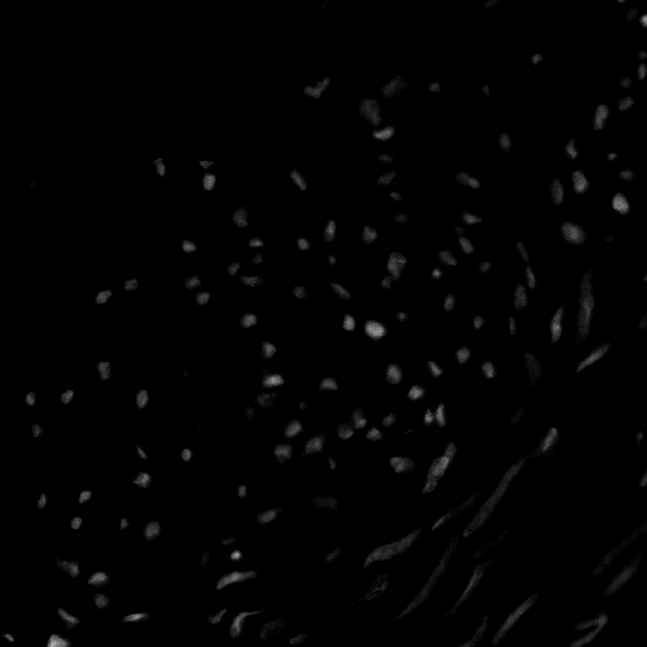
#> input picture Lab03 - Histogram Equalization/im_cells.png, 647 x 647 px
$ jupyter execute Lab03_hist.ipynb
#> lines starting #> are read from the running program, lines starting #| are printed output that depends on the picture; after the words box and inside, x2 and y2 are one past the last pixel; in counts of white or black regions, pixels touching at a corner belong together; long printed decimals are rounded
**Prática de Histogramas**

1)
- Produza a imagem ‘negativa’ do arquivo ‘im_cells.png’
- Com a imagem negativa, produza a imagem original novamente.
- Mostre lado a lado a imagem original e a negativa. Em qual deles os objetos presentes na imagem são melhor percebidos? Justifique.
- Aplique a imagem uma função logarítmica.

[cell 1]
# code here
import cv2
import numpy as np
import matplotlib.pyplot as plt

img_original = cv2.imread("im_cells.png", cv2.IMREAD_GRAYSCALE)
#> img_original is the input picture: shape (647, 647); min 0, max 188, mean 2.4

plt.subplot(2, 2, 1)
plt.imshow(img_original, cmap='gray', vmin=0, vmax=255)
plt.title("Imagem Original")
plt.show()

img_negativa = (255 - img_original)
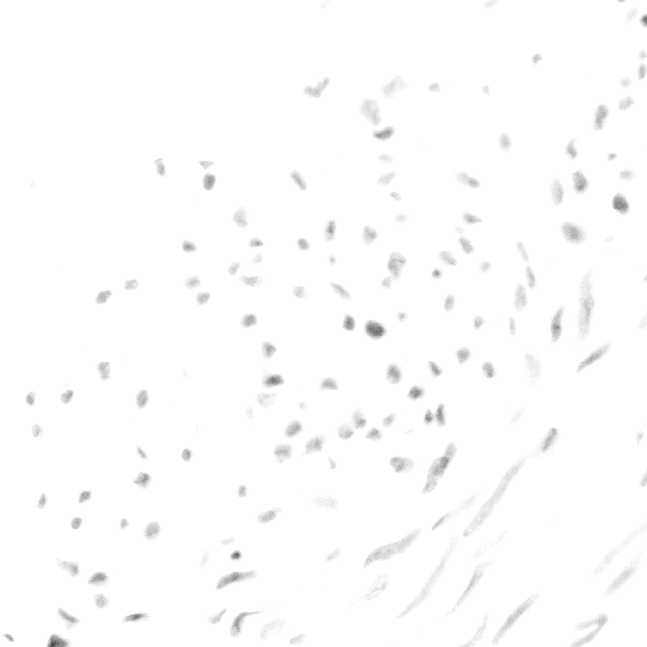
#> img_negativa: shape (647, 647); min 67, max 255, mean 252.6
img_original = (255 - img_negativa)

plt.subplot(2, 2, 2)
plt.imshow(img_negativa, cmap='gray', vmin=0, vmax=255)
plt.title("Imagem Negativa")
plt.show()

plt.imshow(img_original, cmap='gray', vmin=0, vmax=255)
plt.title("Imagem Original Recriada")
plt.show()

print("A imagem Negativa apresenta melhor visualizacao, pois na imagem original alguns pixels cinza escuro comecam a se misturar com o fundo preto.")

c = 255 / np.log(1 + np.max(img_original))
#> c = 48.65
img_logaritmica = 100 * (np.log(img_original + 1))
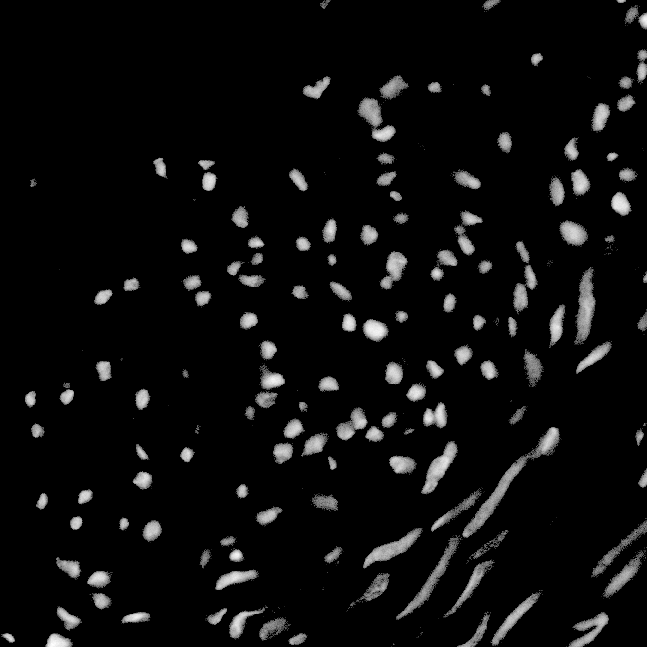
#> img_logaritmica: shape (647, 647) float16; min 0, max 524, mean 27.1; drawn with min black and max white

log_image = np.array(img_logaritmica, dtype = np.uint8)
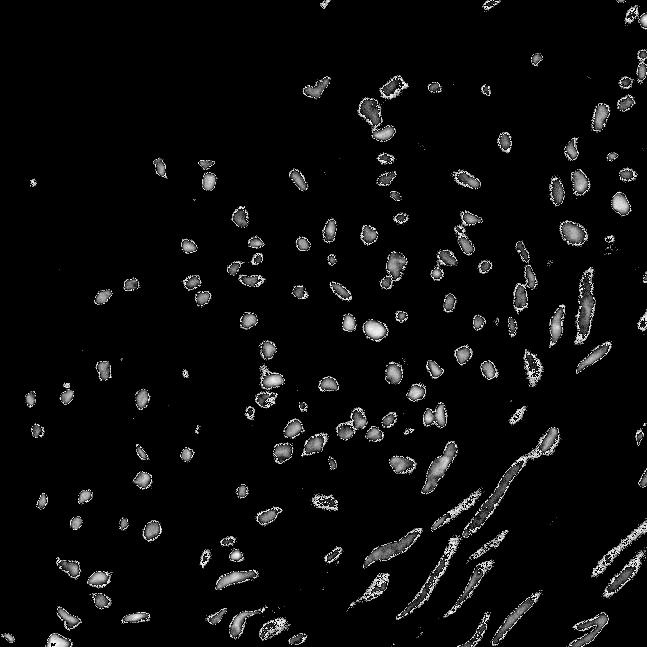
#> log_image: shape (647, 647); min 0, max 254, mean 11.4

plt.imshow(log_image, cmap='gray', vmin=0, vmax=255)
plt.title("Imagem Log")
plt.show()

[cell 2]
'''
Equalizar uma imagem - Ajustar a distribuicao de intensidade de pixel para ter uma imagem mais uniforme e com contrastes melhores
Equalizar - indica a probabilidade acumulada de que um pixel na imagem tenha uma intensidade menor ou igual a um determinado valor x. Calculada através do histograma
img original -> histograma -> imagem equalizada

https://docs.opencv.org/4.x/d1/db7/tutorial_py_histogram_begins.html
https://lazymodellingcrew.com/post/post_10_intro-to-histogram_ta/
https://www.geeksforgeeks.org/how-to-calculate-and-plot-a-cumulative-distribution-function-with-matplotlib-in-python/
'''

[cell 3]
# code here
import cv2
import numpy as np
from matplotlib import pyplot as plt

# Carrega a imagem
#img = cv2.imread('pout.tif', 0)
img_original = cv2.imread('pout.tif', cv2.IMREAD_GRAYSCALE)
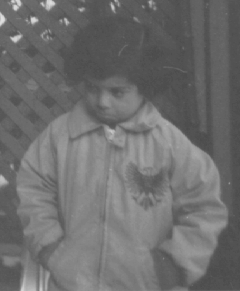
#> input picture Lab03 - Histogram Equalization/pout.tif, 240 x 291 px
#> img_original is the input picture: shape (291, 240); min 74, max 224, mean 110.3

# Mostra o histograma da imagem original
# Syntax: cv2.calcHist(images, channels, mask, histSize, ranges[, hist[, accumulate]])
histograma_img_original = cv2.calcHist([img_original],[0],None,[256],[0,256])
#> histograma_img_original = 256 values, max 3628 at index 82, min 0 at index 0, mean 272.8
plt.title('Histograma da imagem pout.tif')
plt.figure(1)
plt.plot(histograma_img_original)

# Equaliza a imagem
img_equalizada = cv2.equalizeHist(img_original)
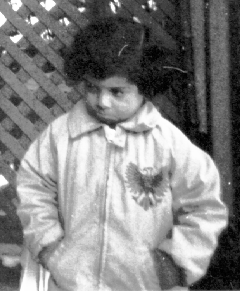
#> img_equalizada: shape (291, 240); min 0, max 255, mean 130.4

# Mostra o histograma da imagem equalizada
histograma_img_equalizada = cv2.calcHist([img_equalizada],[0],None,[256],[0,256])
#> histograma_img_equalizada = 256 values, max 3628 at index 25, min 0 at index 1, mean 272.8
plt.title('Histograma da Imagem Equalizada')
plt.figure(2)
plt.plot(histograma_img_equalizada)

# cumsum() faz a soma cumulativa do histograma
# A divisao pela soma normaliza para que os valores sejam entre 0 e 1
# distribuição acumulada calcula a probabilidade acumulada para um determinado valor x
distri_acumulada_img_original = histograma_img_original.cumsum() / histograma_img_original.sum()
#> distri_acumulada_img_original = 256 values from 0 to 1
distri_acumulada_img_equalizada = histograma_img_equalizada.cumsum() / histograma_img_equalizada.sum()
#> distri_acumulada_img_equalizada = 256 values from 0.000573 to 1

plt.figure(3)
plt.plot(distri_acumulada_img_original, color='b')
plt.plot(distri_acumulada_img_equalizada, color='r')

plt.figure(4)
plt.imshow(img_original, cmap='gray', vmin=0, vmax=255)
plt.title("Imagem Normal")
plt.show()
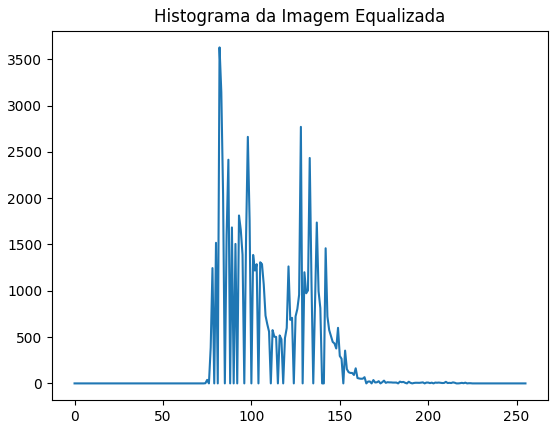
#> figure drawn by matplotlib, 1 panel; curve peaks at x = 82, y = 3628
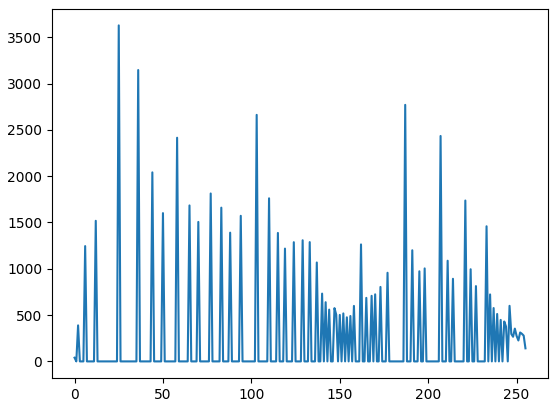
#> figure drawn by matplotlib, 1 panel; curve peaks at x = 25, y = 3628
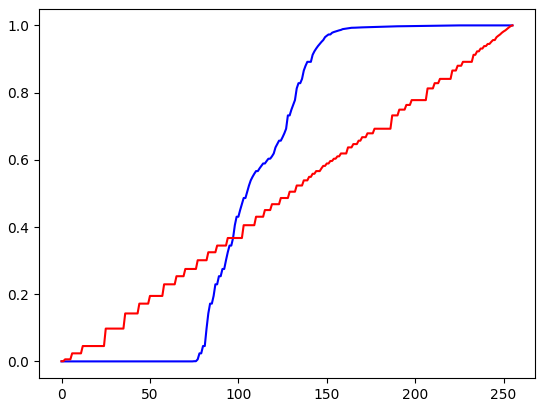
#> figure drawn by matplotlib, 1 panel; curve peaks at x = 224, y = 1; curve peaks at x = 255, y = 1

plt.figure(5)
plt.imshow(img_equalizada, cmap='gray', vmin=0, vmax=255)
plt.title("Imagem Equalizada")
plt.show()

3) *Implemente* o algoritmo de equalização de histograma e aplique a imagem ‘imcells.png’. Use o mínimos de laços for - tente realizar operações diretas com matrizes e vetores do numpy
- Aplique o mesmo algortimo 2x na mesma imagem e compare os resultados

[cell 4]
import cv2
import numpy as np
import matplotlib.pyplot as plt
import sys

img_original = cv2.imread('im_cells.png', cv2.IMREAD_GRAYSCALE)

# histograma
histograma_img_original = cv2.calcHist([img_original],[0],None,[256],[0,256])
#> histograma_img_original = 256 values, max 378408 at index 0, min 0 at index 149, mean 1635.2

distri_acumulada_img_original =  histograma_img_original.cumsum() / histograma_img_original.sum()
#> distri_acumulada_img_original = 256 values from 0.904 to 1
#print(type(cdf))
# Mapear as intensidades da imagem original para as intensidades da nova distribuição
img_equalizada = distri_acumulada_img_original[img_original]
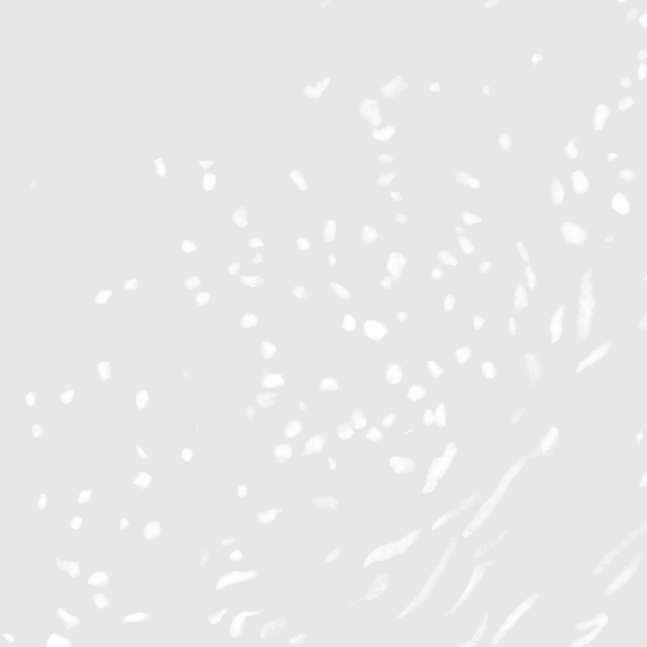
#> img_equalizada: shape (647, 647) float32; min 0.904, max 1, mean 0.909

plt.figure(6)
plt.imshow(img_equalizada, cmap='gray')
plt.title("Imagem Equalizada")
plt.show()

histograma_img_equalizada = cv2.calcHist([img_equalizada],[0],None,[256],[0,256])
#> histograma_img_equalizada = 256 values, max 418608 at index 0, min 0 at index 2, mean 1635.2
distri_acumulada_img_equalizada =  histograma_img_equalizada.cumsum() / histograma_img_equalizada.sum()
#> distri_acumulada_img_equalizada = 256 values from 1 to 1
img_equalizada_2 = distri_acumulada_img_equalizada[img_equalizada.astype('uint8')]
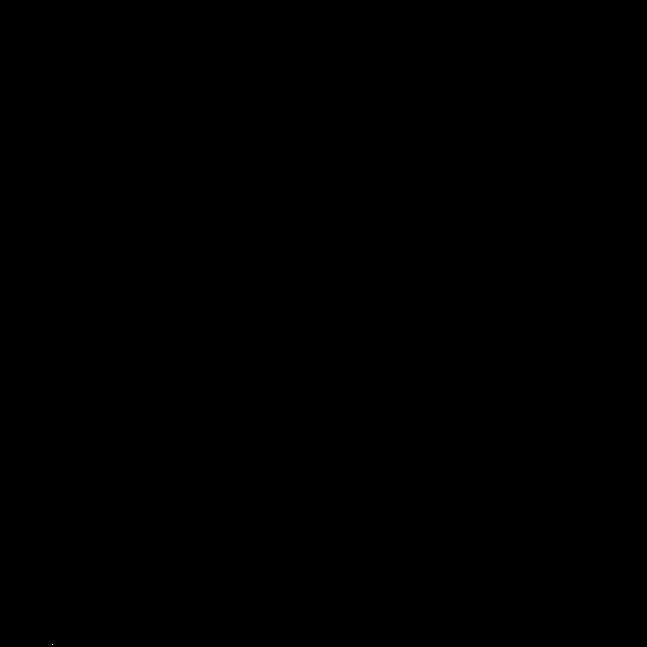
#> img_equalizada_2: shape (647, 647) float32; values 1 (black) and 1 (white), 0% white in thin lines or dots, all inside (x1, y1, x2, y2) = (52, 644, 53, 645)

plt.figure(8)
plt.imshow(img_equalizada_2, cmap='gray')
plt.title("Imagem Equalizada 2")
plt.show()


print(np.amax(img_equalizada))
#| 1.0
print(np.amin(img_equalizada))
#| 0.904
print(np.amax(img_equalizada_2))
#| 1.0
print(np.amin(img_equalizada_2))
#| 1
